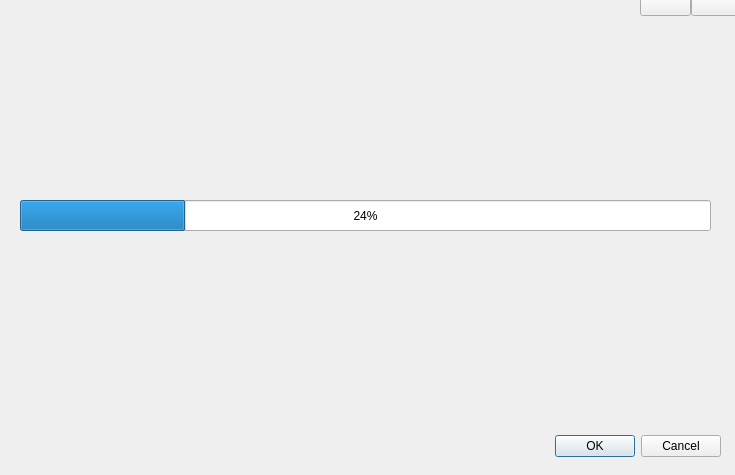
<?xml version="1.0" encoding="UTF-8"?>
<ui version="4.0">
 <class>config_ui</class>
 <widget class="QDialog" name="config_ui">
  <property name="geometry">
   <rect>
    <x>0</x>
    <y>0</y>
    <width>735</width>
    <height>475</height>
   </rect>
  </property>
  <property name="windowTitle">
   <string>Dialog</string>
  </property>
  <property name="styleSheet">
   <string notr="true">#config_ui {border-image: url(:/we/welcome.jpg);}</string>
  </property>
  <widget class="QDialogButtonBox" name="buttonBox">
   <property name="geometry">
    <rect>
     <x>380</x>
     <y>430</y>
     <width>341</width>
     <height>32</height>
    </rect>
   </property>
   <property name="orientation">
    <enum>Qt::Horizontal</enum>
   </property>
   <property name="standardButtons">
    <set>QDialogButtonBox::Cancel|QDialogButtonBox::Ok</set>
   </property>
  </widget>
  <widget class="QWidget" name="layoutWidget">
   <property name="geometry">
    <rect>
     <x>640</x>
     <y>-10</y>
     <width>101</width>
     <height>31</height>
    </rect>
   </property>
   <layout class="QHBoxLayout" name="horizontalLayout">
    <property name="spacing">
     <number>0</number>
    </property>
    <property name="rightMargin">
     <number>0</number>
    </property>
    <property name="bottomMargin">
     <number>0</number>
    </property>
    <item>
     <widget class="QPushButton" name="config_min">
      <property name="styleSheet">
       <string notr="true">#config_min {border-image: url(:/we/min.png);}</string>
      </property>
      <property name="text">
       <string/>
      </property>
     </widget>
    </item>
    <item>
     <widget class="QPushButton" name="config_close">
      <property name="styleSheet">
       <string notr="true">#config_close {border-image: url(:/we/close.png);}</string>
      </property>
      <property name="text">
       <string/>
      </property>
     </widget>
    </item>
   </layout>
  </widget>
  <widget class="QProgressBar" name="progressBar">
   <property name="geometry">
    <rect>
     <x>20</x>
     <y>200</y>
     <width>691</width>
     <height>31</height>
    </rect>
   </property>
   <property name="value">
    <number>24</number>
   </property>
  </widget>
 </widget>
 <resources>
  <include location="Icon/welcome.qrc"/>
 </resources>
 <connections>
  <connection>
   <sender>buttonBox</sender>
   <signal>accepted()</signal>
   <receiver>config_ui</receiver>
   <slot>accept()</slot>
   <hints>
    <hint type="sourcelabel">
     <x>248</x>
     <y>254</y>
    </hint>
    <hint type="destinationlabel">
     <x>157</x>
     <y>274</y>
    </hint>
   </hints>
  </connection>
  <connection>
   <sender>buttonBox</sender>
   <signal>rejected()</signal>
   <receiver>config_ui</receiver>
   <slot>reject()</slot>
   <hints>
    <hint type="sourcelabel">
     <x>316</x>
     <y>260</y>
    </hint>
    <hint type="destinationlabel">
     <x>286</x>
     <y>274</y>
    </hint>
   </hints>
  </connection>
 </connections>
</ui>
